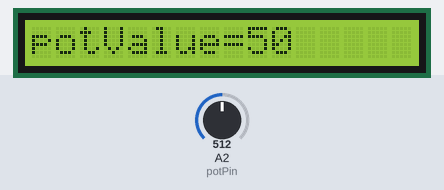
A sketch run on a simulated Arduino Uno, built with avr-gcc and run on an emulated ATmega328P. Parts: 16×1 character LCD. The inputs (shaded band) are chosen by the test bench; at power-on: A2 (potPin) = 512.

Above: at 1.3 s.
1.4 s: A2 (potPin) set to 716
At 2.8 s:
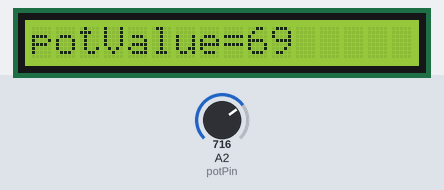
3.6 s: A2 (potPin) set to 900
At 5.3 s:
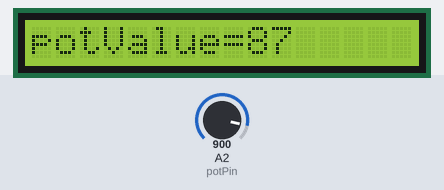
5.6 s: A2 (potPin) set to 1023
At 6.8 s:
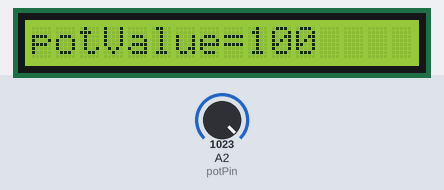
Timing chart, 0 to 8.6 s (numbered marks = the images above; inputs shaded):
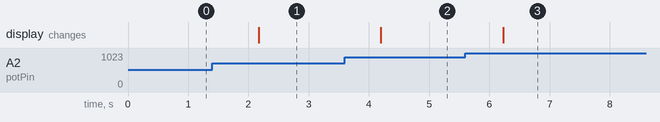

Measured:
- after the input at 1.4 s, the display: changes after 0.77 s (image 1)
- after the input at 3.6 s, the display: changes after 0.60 s (image 2)
- after the input at 5.6 s, the display: changes after 0.63 s (image 3)

The sketch:

5GetValueFromPot.ino
```cpp
#include <Wire.h>
#include <LiquidCrystal_I2C.h>

LiquidCrystal_I2C lcd(0x27, 20, 4);

int potValue =0;

int potPin=A2;

const int buttonPin=2;
//pinMode(buttonPin,INPUT);
int buttonState=0;

void setup() {
  // put your setup code here, to run once:
  lcd.init();
  lcd.backlight();
  lcd.begin(16, 1);
 // pinMode(buttonPin,INPUT);
}

void loop() {
  // put your main code here, to run repeatedly:
  potValue=analogRead(potPin);
  potValue=map(potValue,0,1023,0,100);
  lcd.clear();
  lcd.setCursor(0, 0);
  lcd.print("potValue=");
  lcd.print(potValue);

  delay(1000);

//  buttonState = digitalRead(buttonPin);
//  lcd.clear();
//  lcd.setCursor(0, 0);
//  lcd.print("buttonState1=");
//  lcd.print(buttonState);
//
//  delay(1000);

//   if (buttonState == HIGH) {
//    // turn LED on:
//      lcd.clear();
//      lcd.print("buttonON");
//        delay(1000);
//
//  } else if (buttonState == LOW) {
//    // turn LED off:
//      lcd.clear();
//      lcd.print("buttonOFF");
//        delay(1000);
//         //lcd.clear();
//  }

  //lcd.clear();
}
```
